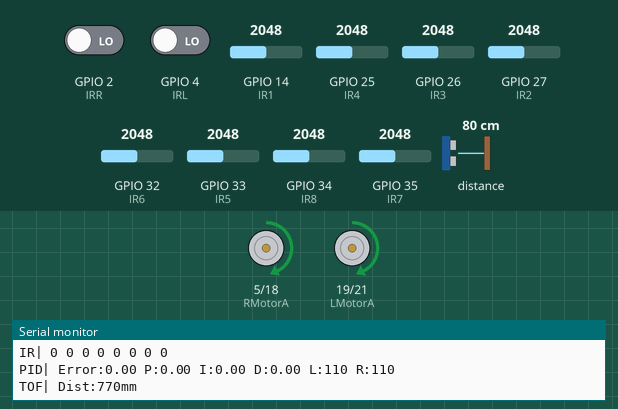
Simulated run of this sketch. Board: ESP32. Shown: motor-driver pin pairs drawn as motors (green arrow = first pin HIGH = forward, orange = second pin HIGH = backward, longer = more drive, scaled by the enable pin), the last lines printed to the serial monitor. The test bench sets the inputs (shaded band); at power-on: GPIO 2 (IRR) LOW, GPIO 14 (IR1) = 2048, GPIO 27 (IR2) = 2048, distance to the obstacle 80 cm, GPIO 4 (IRL) LOW, GPIO 25 (IR4) = 2048, GPIO 26 (IR3) = 2048, GPIO 32 (IR6) = 2048, GPIO 33 (IR5) = 2048, GPIO 34 (IR8) = 2048, GPIO 35 (IR7) = 2048.

Above: at 3.2 s.
3.3 s: GPIO 2 (IRR) driven HIGH
At 5.3 s:
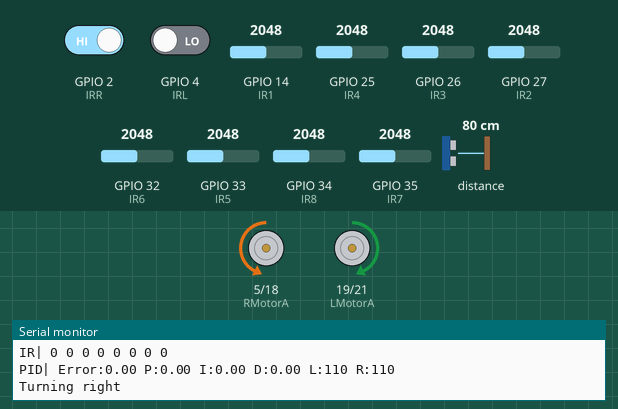
At 6.1 s:
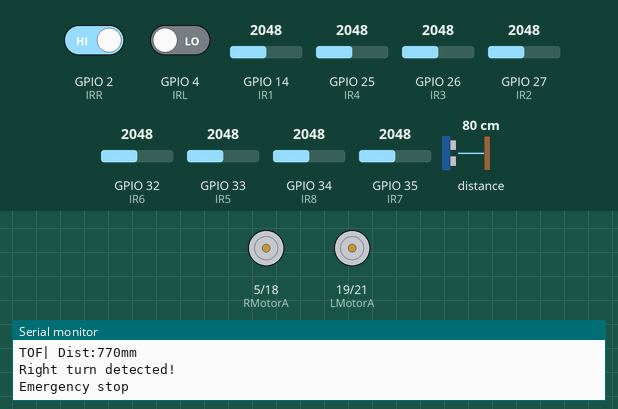
6.3 s: GPIO 14 (IR1) set to 3469
8.3 s: GPIO 14 (IR1) set to 3529
11.3 s: GPIO 27 (IR2) set to 3461
13.5 s: GPIO 27 (IR2) set to 3537
At 15.0 s:
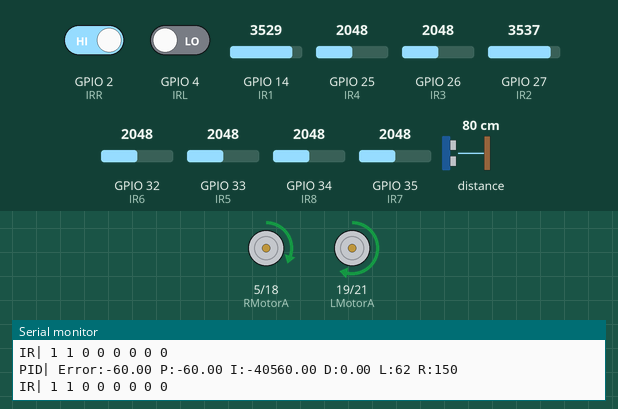
16.5 s: distance to the obstacle set to 2 cm
At 18.4 s:
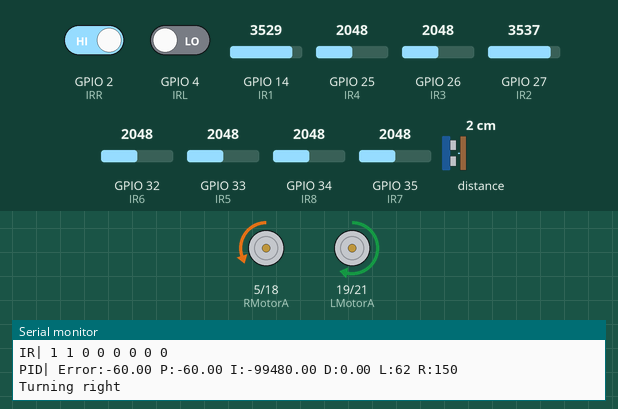
Timing chart, 0 to 20.3 s (numbered marks = the images above; inputs shaded):
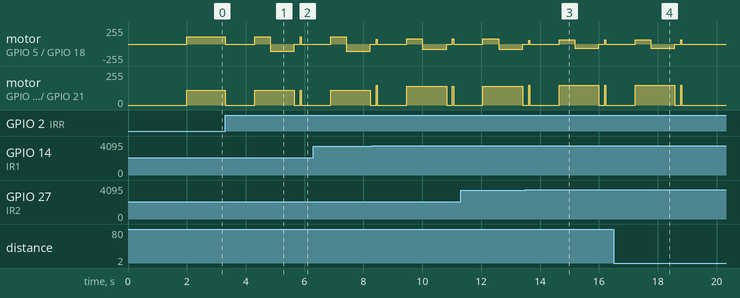

The sketch:

sketch_may14a.ino
```cpp
#include <Wire.h>
#include <Adafruit_VL53L0X.h>

Adafruit_VL53L0X lox;

#define THRESHOLD 3500

#define IR1 14
#define IR2 27
#define IR3 26
#define IR4 25
#define IR5 33
#define IR6 32
#define IR7 35
#define IR8 34
#define IRL 4
#define IRR 2

#define LMotorA 19
#define LMotorB 21
#define LMotorPWM 22

#define RMotorA 5
#define RMotorB 18
#define RMotorPWM 23

#define MAX_SPEED 150
#define turn_speed 150
int MotorBasespeed = 110;

int IR_VAL[8] = {0, 0, 0, 0, 0, 0, 0, 0};
int IR_weights[8] = {-40, -20, -10, -5, 5, 10, 20, 40};
int IR_PINS[8] = {IR1, IR2, IR3, IR4, IR5, IR6, IR7, IR8};

int RMOTORSpeed = 0;
int LMOTORSpeed = 0;
int speedAdjust = 0;

float P, I, D;
float error = 0;
float previousError = 0;
float Kp = 0.8;
float Kd = 0.2;
float Ki = 0;

const int OFFSET_MM = 30;
#define SDA_PIN 15
#define SCL_PIN 13

void setup() {
  Serial.begin(115200);

  pinMode(IR1, INPUT);
  pinMode(IR2, INPUT);
  pinMode(IR3, INPUT);
  pinMode(IR4, INPUT);
  pinMode(IR5, INPUT);
  pinMode(IR6, INPUT);
  pinMode(IR7, INPUT);
  pinMode(IR8, INPUT);

  pinMode(RMotorA, OUTPUT);
  pinMode(RMotorB, OUTPUT);
  pinMode(RMotorPWM, OUTPUT);

  pinMode(LMotorA, OUTPUT);
  pinMode(LMotorB, OUTPUT);
  pinMode(LMotorPWM, OUTPUT);

  pinMode(IRR, INPUT);
  pinMode(IRL, INPUT);

  Wire.begin(SDA_PIN, SCL_PIN);
  if (!lox.begin()) {
    Serial.println("Failed to boot VL53L0X");
    while(1);
  }

  Serial.println("System Ready");
  set_forward();
  delay(2000);
}

void loop() {
  linefollowing();
  objectdetect();
  RL();
}

void PID_control() {
  error = 0;
  for (int i = 0; i < 8; i++) {
    error += IR_weights[i] * IR_VAL[i];
  }

  P = error;
  I = I + error;
  D = error - previousError;
  previousError = error;

  speedAdjust = (Kp * P + Ki * I + Kd * D);

  RMOTORSpeed = MotorBasespeed - speedAdjust;
  LMOTORSpeed = MotorBasespeed + speedAdjust;

  RMOTORSpeed = constrain(RMOTORSpeed, 0, MAX_SPEED);
  LMOTORSpeed = constrain(LMOTORSpeed, 0, MAX_SPEED);

  // Debug output (non-blocking)
  static unsigned long lastDebug = 0;
  if (millis() - lastDebug > 500) {
    lastDebug = millis();
    Serial.print("PID| Error:"); Serial.print(error);
    Serial.print(" P:"); Serial.print(P);
    Serial.print(" I:"); Serial.print(I);
    Serial.print(" D:"); Serial.print(D);
    Serial.print(" L:"); Serial.print(LMOTORSpeed);
    Serial.print(" R:"); Serial.println(RMOTORSpeed);
  }
}

void read_IR() {
  for (int i = 0; i < 8; i++) {
    int analogValue = analogRead(IR_PINS[i]);
    IR_VAL[i] = (analogValue > THRESHOLD) ? 1 : 0;
  }

  // Debug output (non-blocking)
  static unsigned long lastDebug = 0;
  if (millis() - lastDebug > 300) {
    lastDebug = millis();
    Serial.print("IR| ");
    for (int i = 0; i < 8; i++) {
      Serial.print(IR_VAL[i]); Serial.print(" ");
    }
    Serial.println();
  }
}

void RL() {
  int IRR_value = digitalRead(IRR);
  int IRL_value = digitalRead(IRL);

  if (IRL_value == 1) {
    Serial.println("Left turn detected!");
    break_s();
    delay(1000);
    if (IRR_value == 1 && IRL_value == 1) {
      Serial.println("T-intersection detected");
      unsigned long startTime = millis();
      while (millis() - startTime < 530) {
        linefollowing();
      }
      turnright();
    } else if (IRR_value == 0 && IRL_value == 1) {
      unsigned long startTime = millis();
      while (millis() - startTime < 530) {
        linefollowing();
      }
      turnleft();
    }
  }
  else if (IRR_value == 1) {
    Serial.println("Right turn detected!");
    break_s();
    delay(1000);
    if (IRR_value == 1 && IRL_value == 1) {
      Serial.println("T-intersection detected");
      unsigned long startTime = millis();
      while (millis() - startTime < 530) {
        linefollowing();
      }
      turnright();
    } else if (IRR_value == 1 && IRL_value == 0) {
      unsigned long startTime = millis();
      while (millis() - startTime < 530) {
        linefollowing();
      }
      turnright();
    }
  }
}

void objectdetect() {
  VL53L0X_RangingMeasurementData_t measure;
  lox.rangingTest(&measure, false);

  if (measure.RangeStatus != 4) {
    int distance_obj = measure.RangeMilliMeter - OFFSET_MM;

    // Debug output (non-blocking)
    static unsigned long lastDebug = 0;
    if (millis() - lastDebug > 500) {
      lastDebug = millis();
      Serial.print("TOF| Dist:"); Serial.print(distance_obj); Serial.println("mm");
    }

    if (distance_obj <= 110) {
      Serial.println("Obstacle detected! Performing avoidance");
      break_s();
      delay(2000);
      turn180();
    }
  }
}

void set_speed() {
  analogWrite(LMotorPWM, LMOTORSpeed);
  analogWrite(RMotorPWM, RMOTORSpeed);
}

void linefollowing() {
  set_forward();
  read_IR();
  PID_control();
  set_speed();
}

void turnright() {
  Serial.println("Turning right");
  digitalWrite(RMotorA, LOW);
  digitalWrite(LMotorA, turn_speed);
  digitalWrite(RMotorB, turn_speed);
  digitalWrite(LMotorB, LOW);
  delay(820);
  stop();
  delay(200);
}

void turnleft() {
  Serial.println("Turning left");
  digitalWrite(RMotorA, turn_speed);
  digitalWrite(LMotorA, LOW);
  digitalWrite(RMotorB, LOW);
  digitalWrite(LMotorB, turn_speed);
  delay(780);
  stop();
  delay(200);
}

void stop() {
  digitalWrite(RMotorA, LOW);
  digitalWrite(LMotorA, LOW);
  digitalWrite(RMotorB, LOW);
  digitalWrite(LMotorB, LOW);
}

void break_s() {
  Serial.println("Emergency stop");
  digitalWrite(RMotorA, LOW);
  digitalWrite(LMotorA, LOW);
  digitalWrite(RMotorB, LOW);
  digitalWrite(LMotorB, LOW);
}

void set_forward() {
  digitalWrite(RMotorB, LOW);
  digitalWrite(LMotorB, LOW);
  digitalWrite(RMotorA, turn_speed);
  digitalWrite(LMotorA, turn_speed);
}

void turn180() {
  Serial.println("Turning 180 degrees");
  digitalWrite(RMotorB, turn_speed);
  digitalWrite(LMotorB, LOW);
  digitalWrite(RMotorA, LOW);
  digitalWrite(LMotorA, turn_speed);
  delay(1750);
  set_forward();
  delay(50);
}
```

Measured:
- the behaviour switches between 3500 and 3501 on GPIO 27 (IR2) (found by bisection; images 2 and 3)
- after the input at 3.3 s, motor on GPIO 5 (RMotorA) / GPIO 18 (RMotorB): forward 110/255 → stopped at once, → forward 110/255 1.0 s later, → backward 110/255 0.53 s later, → stopped 0.82 s later; motor on GPIO 19 (LMotorA) / GPIO 21 (LMotorB): forward 110/255 → stopped at once, → forward 110/255 1.0 s later, → stopped 1.3 s later
- after the input at 16.5 s, motor on GPIO 5 (RMotorA) / GPIO 18 (RMotorB), motor on GPIO 19 (LMotorA) / GPIO 21 (LMotorB): goes on until 18.8 s, then stays stopped
